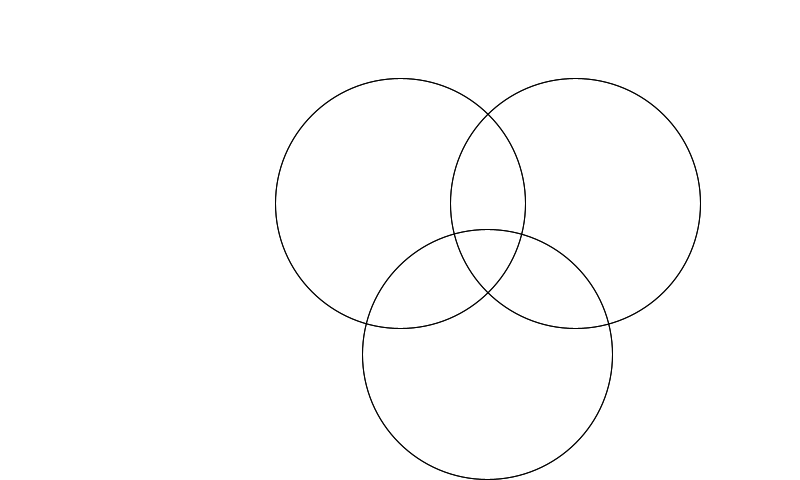
Frame 1 (no input)
Frame 60 (the mouse pressed at the canvas centre just before this capture): identical to frame 1, image omitted
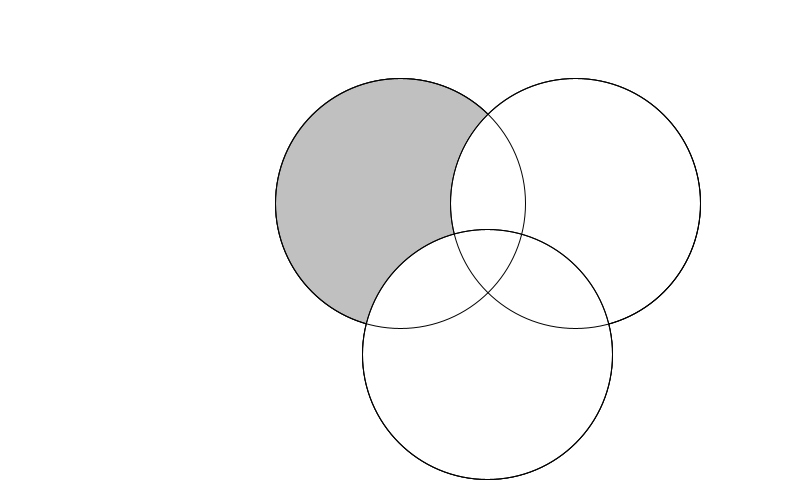
Frame 120 (the mouse held since frame 60 and released just before this capture)

The Processing sketch that drew these frames (run headless with seeded random() and noise(); from frame 60 on, the mouse is pressed at the canvas centre):

// Processing sketch: activite3venneMouseV10
// ── activite3venneMouseV10.pde
/* Montage géométrique
 A. ORIGINES ET CONVENTIONS DES ESPACES GÉOMÉTRIQUES UTILISÉS
     L'espace de Processing P a pour origine le coin supérieur gauche de la fenêtre de dessin, avec pour convention
     l'axe X positif vers la droite et l'axe Y positif vers le bas. L'espace géométrique O cartésien utilisé pour tous
     les calculs géométriques est centré au point O de coordonnées (0, 0) avec pour convention l'axe X positif vers
     la droite et l'axe Y positif vers le haut.
 
     L'origine de l'espace O est décallé de Ox, Oy dans l'espace P.
 
 B. TRANSFORMATIONS DE L'ESPACE GÉOMÉTRIQUE CARTÉSIEN VERS L'ESPACE DE PROCESSING
    Tous les calculs géométriques seront effectués dans l'espace cartésien O et les résultats
    seront ensuite transformés vers l'espace P pour le tracage.
    
    Un point de l'espace P est noté (xp, xp).
 
    La classe Point met en oeuvre toutes les transformations nécessaires d'un space à un autre.
   
 C. MONTAGE GÉOMÉTRIQUE DE BASE - TRIANGLE OSU ET CERCLES C1, C2 ET C3
    Soit un triangle équilatéral formé des points O, S et U. Le coté du triangle OSU est d
    et les sommets seront :
 
    Le point O, qui est aussi le centre du cercle C1 de rayon R, est l'origine du système.
     ... les points en référence à O sont notés xo, yo
    Le point S est qui est aussi le centre du cercle C2 de rayon R.
     ... les points en référence à S sont notés xs, ys
    Le point U qui est aussi le centre du cercle C3 de rayon R.
     ... les points en référence à U sont notés xu, yu
 
    Le centre géométrique T du triangle OSU.
     ... les points en référence à T sont notés xt, yt

  Version 9 :
   Implémentation de la règle des sinus pour calculer ws (w sinus)
 
*/

/* La classe Point définie un point dans les divers espaces géométriques.

   Les méthodes set permetent d'initialiser un point à partie de O ou de T, mais dans tous les
   cas, les point sont automatiquement transformés vers les autres espaces.
*/

float d = 175.0;  // côté du triangle OSU
float R = 125.0;  // rayon de C1, C2 et C3 : ATTENTION, la fonction circle(x, y, R) utilise R * 2!

class Point {
  float xp, yp; // x, y dans l'espace Processing (coin sup gauche fenêtre)
  float xo, yo; // x, y dans l'espace cartésien centré sur O (pour la géométrie)
  float xt, yt; // x, y dans l'espace cartésien centré sur T (pour la géométrie)

  // le constructeur ne fait rien
  Point () {}

  // initialisation d'un point dans l'espace O
  // et transformations vers P et T
  void seto(float x_o, float y_o) {
    xo = x_o;
    yo = y_o;
    xp = x_o + Ox;
    yp = Oy - y_o;
    xt = x_o - (d/2);
    yt = y_o + ((d/2) * tan(radians(30)));
  }

  // initialisation d'un point dans l'espace T
  // et transformations vers O et P
  void sett(float x_t, float y_t) {
    xt = x_t;
    yt = y_t;
    xo = x_t + (d/2);
    yo = y_t - ((d/2) * tan(radians(30)));
    xp = xo + Ox;
    yp = Oy - yo;
  }

}

// effectue une rotation de alpha° autour du point T
// alpha > 0 est horaire
// alpha < 0 est anti-horaire
void rotationT(Point p, float alpha) {
  x = p.xt * cos(radians(alpha)) + p.yt * sin(radians(alpha));
  y = p.yt * cos(radians(alpha)) - p.xt * sin(radians(alpha));
}

//dessiner cercle au point p de rayon r
void cercle(Point p, float r) {
 ellipseMode(CENTER);
 //stroke(1);
 //strokeWeight(0);
 //noFill();
 circle(p.xp, p.yp, r * 2); // Processing utilise le diamètre
}

void Ligne(Point p1, Point p2, int epaisseur, color c) {
  stroke(c);
  strokeWeight(epaisseur);
  line(p1.xp, p1.yp, p2.xp, p2.yp);
}

// draws crosshair see tools ... 
void drawCrosshair(float x, float y, color c) {
  int gap = 3; // provide separation from center pixel
  int l = 7;   // lenght
  strokeWeight(1);
  stroke(c);
  point(x, y);
  line(x, y-gap, x, y-gap-l);
  line(x-gap, y, x-gap-l, y);
  line(x, y+gap, x, y+gap+l);
  line(x+gap, y, x+gap+l, y);
  noFill();
  noStroke();
}

// constantes pour dessiner les intersections

byte C1C2 = 1;
byte C2C3 = 2;
byte C1C3 = 3;
float rotation = PI/3; // rotation de +ou- 120° autour 

// dessiner intersection centrale 3 cercles
float demip;
float EB;
float sinOEB;
float arcEB;
float q;
float arcOE;
void dessinerCentre(boolean on) {
  // dessiner arc EB
  //stroke(0);
  noStroke();
  strokeWeight(1);
  if (on) {
    fill((color(0, 255, 0)));
  } else {
     fill(255);
    }
  arc(O.xp, O.yp, 2*R, 2*R, abs(arcOE), abs(arcOE) + arcEB, CHORD);
  //arc(O.xp, O.yp, 2*R, 2*R, 0, abs(arcOE), CHORD);
  //println(arcOE);
  //println(arcEB);
 
  // p/r à S, tourner de -120°
  arc(S.xp, S.yp, 2*R, 2*R, PI + abs(arcOE) - rotation, PI + abs(arcOE) + arcEB - rotation, CHORD);
  // p/r à U, tourner de 120°
  arc(U.xp, U.yp, 2*R, 2*R, PI + abs(arcOE) + rotation, PI + abs(arcOE) + arcEB + rotation, CHORD);
 
  // dessiner triangle CEB
  Triangle(C, E, B);

}


// dessiner ou effacer l'intersection deux à deux
void dessinerIntersection() {
     stroke(1);
     noFill();
     cercle(O, R);
     cercle(S, R);
     cercle(U, R);

  switch(interieur) {
    case 1: // C1 seulement
     stroke(1);
     fill(192);
     cercle(O, R);
     fill(255);
     cercle(S, R);
     cercle(U, R);
    break;

    case 2: // C2 seulement
     stroke(1);
     fill(192);
     cercle(S, R);
     fill(255);
     cercle(O, R);
     cercle(U, R);
    break;
    
    case 3: // C1C2
     fill(128);
     noStroke();
     arc(O.xp, O.yp, 2*R, 2*R, -w, w, CHORD);
     arc(S.xp, S.yp, 2*R, 2*R, PI-w, PI+w, CHORD);
     stroke(1);
     fill(255);
     cercle(U, R); // pour couper
     noFill();
    break;
    
    case 4: // C3 seulement
     stroke(1);
     fill(192);
     cercle(U, R);
     fill(255);
     cercle(O, R);
     cercle(S, R);
    break;
    
    case 6: // C2C3
     fill(128);
     noStroke();
     arc(U.xp, U.yp, 2*R, 2*R, (-w - rotation), w - rotation, CHORD);
     arc(S.xp, S.yp, 2*R, 2*R, PI - w - rotation, PI + w - rotation, CHORD);
     stroke(1);
     fill(255);
     cercle(O, R); // pour couper
    break;

    case 5: // C1C3
     fill(128);
     noStroke();
     arc(O.xp, O.yp, 2*R, 2*R, -w + rotation, w + rotation, CHORD);
     arc(U.xp, U.yp, 2*R, 2*R, PI - w + rotation, PI + w + rotation, CHORD);
     fill(255);
     cercle(S, R); // pour couper
    break;
    
    case 7:
     stroke(1);
     fill(255);
     cercle(O, R);
     cercle(S, R);
     cercle(U, R);
     dessinerCentre(true);
    break;
  }
     noFill();
     stroke(1);
     //retracer les contours
     cercle(O, R);
     cercle(S, R);
     cercle(U, R);
}

// calcule la distance entre deux points dans l'espace p

float distance(Point p1, Point p2) {
  //return sqrt(sq(p2.xp - p1.xp) + sq(p2.yp - p1.yp));
  return dist(p1.xp, p1.yp, p2.xp, p2.yp);
}

// initialise interieur selon distance entre le pointeur de la souris et le
// centre de chacun des cercles

void distanceSouris() {
   if (dist(O.xp, O.yp, mouseX, mouseY) < R) { // C1
     interieur += 1;
   }

   if (dist(S.xp, S.yp, mouseX, mouseY) < R) { // C2
    interieur += 2;
   }

   if (dist(U.xp, U.yp, mouseX, mouseY) < R) { // C3
   interieur += 4; 
   }
}


//*************************************************************
//*************************************************************
//*************************************************************
//*************************************************************
// Définition de l'environnement
float centreFenetreX;
float centreFenetreY;

// Définition des espaces géométriques
float Ox, Oy; // point O, aussi origine du système pour calcul géométrique
              // voir au début de setup()
/* voir au début de programme
float d = 150.0;  // côté du triangle OSU
float R = 100.0;  // rayon de C1, C2 et C3 : ATTENTION, la fonction circle(x, y, R) utilise R * 2!
*/
Point O = new Point(); // origine, sommet O du triangle OSU et centre de C1
Point S = new Point(); // sommet S du triangle OSU et centre de C2
Point U = new Point(); // sommet U du triangle OSU et centre de C3

Point T = new Point(); // centre triangle OSU

Point A = new Point(); // 1er point corde intersection C1/C2
Point B = new Point(); // 2e point corde intersection C1/C2
Point C = new Point(); // 1er point corde intersection C2/C3
Point D = new Point(); // 2e point corde intersection C2/C3
Point E = new Point(); // 1er point corde intersection C1/C3
Point F = new Point(); // 2e point corde intersection C1/C3

//float s;               // demi circonférence du triangle OAB
//float Orad;            // angle OAB en radians
float w;               // demi arc de l'intersection C1/C2
float x, y; //pour les calculs

byte interieur; // indique l'état de la position de la souris
/*
 1 :: dans C1
 2 :: dans C2
 4 :: dans C3
 3 :: dans C1/C2
 6 :: dans C2/C3, etc
*/

void Triangle(Point a, Point b, Point c) {
  triangle(a.xp, a.yp, b.xp, b.yp, c.xp, c.yp);
}


//**************************
//**************************
void setup() {
 size(800, 480);
 centreFenetreX = width/2;
 centreFenetreY = height/2;
 // point O, origine du système
 Ox = centreFenetreX;
 Oy = centreFenetreY - 37;
 println("R= " + R + ", " + "d= " + d);
 println("Origine espace O (Ox, Oy)= (" + Ox + ", " + Oy + ")");

 // calculer les sommets du triangle équilatéral OSU
 /*
  O...S
   . .
    U
 */
 O.seto(0, 0); //sommet O
 S.seto(d, 0); //sommet S

 x = d/2;
 y = - (sqrt(0.75*sq(d)));
 U.seto(x, y); // sommet U

 x = d/2;
 y = -((d/2)*tan(radians(30)));
 T.seto(x, y); //centre de OSU
 
 //**************************************************** 
 // Montage géométrique de base
 // dessiner les points OSU et T
 // dessiner les cercles C1, C2 et C3
 // dessiner les cordes des intersections des cercles
 // des cercles deux à deux
 //****************************************************
/*
 drawCrosshair(O.xp, O.yp, 0);
 drawCrosshair(S.xp, S.yp, 0);
 drawCrosshair(U.xp, U.yp, 0);
 drawCrosshair(T.xp, T.yp, 0);
*/ 
 //dessiner cercles C1, C2 et C3 de rayon R
 cercle(O, R);
 cercle(S, R);
 cercle(U, R);

 // calculer les points A et B qui définissent la corde
 // de l'intersection C1/C2
 x = d/2;
 y = sqrt(sq(R) - sq(d/2));
 A.seto(x, y);
 color col = color(0, 255, 0); //vert
 //drawCrosshair(A.xp, A.yp, col);
 
 x = d/2;
 y = -sqrt(sq(R) - sq(d/2));
 B.seto(x, y);
 //drawCrosshair(B.xp, B.yp, col);

 // Par rotation, calculer C et D, les points qui définissent la corde
 // de l'intersection C2/C3

 // la rotation de +120° de A autour de T donne D
 rotationT(A, 120);
 D.sett(x, y);
 col = color(0 , 0, 255); // bleu
 //drawCrosshair(D.xp, D.yp, col);
 
 // la rotation de +120° de B autour de T donne C
 rotationT(B, 120);
 C.sett(x, y);
 col = color(0 , 0, 255); // bleu
 //drawCrosshair(C.xp, C.yp, col);

 // calculer E et F, les point qui définissent la corde
 // de l'intersection C1/C3
 // la rotation de -120° de A autour de T donne F

 rotationT(A, -120);
 F.sett(x, y);
 col = color(0 , 128, 255); // bleu qqc
 //drawCrosshair(F.xp, F.yp, col);
 
 // la rotation de -120° de B autour de T donne E
 rotationT(B, -120);
 E.sett(x, y);
 col = color(0 , 128, 255); // bleu qqc
 //drawCrosshair(E.xp, E.yp, col);
 
 // calcul de w, la demi longueur de l'arc de l'intersection C1/C3
 // il s'agit de l'arc A B sur le cercle C1
 // tous les autres arcs sont les mêmes
 
 w = asin(A.yo/R);
/*debug
 println("A.yo/R= " + A.yo/R);
 println("w = " + w + " radians");
 println("rotation= " + rotation + " radians");
*/
 // calcul de arcEB et q (arcEB/2), la longueur de l'arc de l'intersection C1/C2/C3
 // il s'agit de l'arc B E sur le cercle C1
 // tous les autres arcs sont les mêmes

 //println();
 EB = distance(E, B);
 //println("AB = " + EB);

 demip = 0.5 * ((2 * R) + EB); // demi périmètre triangle OAB
 //println("demip = " + demip);
 sinOEB = (2/sq(R)) * sqrt(demip * sq(demip - R) * (demip - EB));
 //println("sinOEB = " + sinOEB + " radians");

 arcEB = asin(sinOEB);
 //println("arcEB = " + arcEB + " radians");

 q = arcEB/2;
 //println("q = " + q + " radians");
 
 // calcul de l'arc arcOB de l'origine de C1 à la position de B en radians
 arcOE = asin(E.yo/R);
 
}

//****************************************
//****************************************
void draw() {
  background(255);
  interieur = 0;
 //drawCrosshair(mouseX, mouseY, 0);
/* int epaisseur = 1;
 color couleur = color(0, 120, 255);
*/
 distanceSouris(); // initialise interieur
 dessinerIntersection();
}

// ── code.pde
/*
 // calcul de arcAB et ws (arcAB/2) le long de C1, la demi longueur de l'arc de l'intersection C1/C3
 // il s'agit de l'arc A B sur le cercle C1
 // tous les autres arcs sont les mêmes

 println();
 float AB = distance(A, B);
 println("AB = " + AB);

 float demip = 0.5 * ((2 * R) + AB); // demi périmètre triangle OAB
 println("demip = " + demip);

 float sinO = (2/sq(R)) * sqrt(demip * sq(demip - R) * (demip - AB));
 println("sinO = " + sinO + " radians");

 float arcAB = asin(sinO);
 println("arcAB = " + arcAB + " radians");

 float ws = arcAB/2;
 println("ws = " + ws + " radians");
 
 println("(X1Y1.xp, X1Y1.yp)= (" + X1Y1.xp + ", " + X1Y1.yp + ")");
 println("(X1Y1.xc, X1Y1.yc)= (" + X1Y1.xc + ", " + X1Y1.yc + ")");

 Point n = new Point();
 n.set(d/2, 0);
 drawCrosshair(n.xt, n.yt, 0);

 Point n = new Point();
 n.set(10, 0);
 println("(n.xt, n.yt)= (" + n.xt + ", " + n.yt + ")");


 //check c1
 byte insideRange = 0;
 if (distanceSouris(O) < R) {
   insideRange += 1;
 }
 //check c2
 if (distanceSouris(S) < R) {
   insideRange += 2;
 }
 //check c3
 if (distance(U) <R) {
   insideRange += 4; 
 }
 
 switch(interieur) {
  case 1:
   drawC1(true);  // remplie c1
   drawC2(false); // efface c2
   drawC3(false); // efface c3
   break;

  case 2:
   drawC2(true);
   drawC1(false);
   drawC3(false);
   break;

  case 3: // c1 and c2 colored and c3 cleared
   drawC1(true);
   drawC2(true);
   drawC3(false);
   break;

  case 4:
   drawC3(true);
   drawC1(false);
   drawC2(false);
   break;
   
  case 5: // c1 and c3 colored and c2 cleared
   drawC3(true);
   drawC1(true);
   drawC2(false);
   break;
   
  case 6: // c2 and c3 colored and c1 cleared
   drawC3(true);
   drawC2(true);
   drawC1(false);
   break;

  case 7: // all cs cleard, only center is colored
   //for now clear all 3 ciciles and draw crosshair
   drawC3(false);
   drawC2(false);
   drawC1(false);
   stroke(0);
   strokeWeight(1);
   noFill();
   circle(c1x, c1y, radius);
   circle(c2x, c2y, radius);
   circle(c3x, c3y, radius);
   drawCrosshair(centerWindowX, centerWindowY-12, 0);
   break;

 } 
*/
